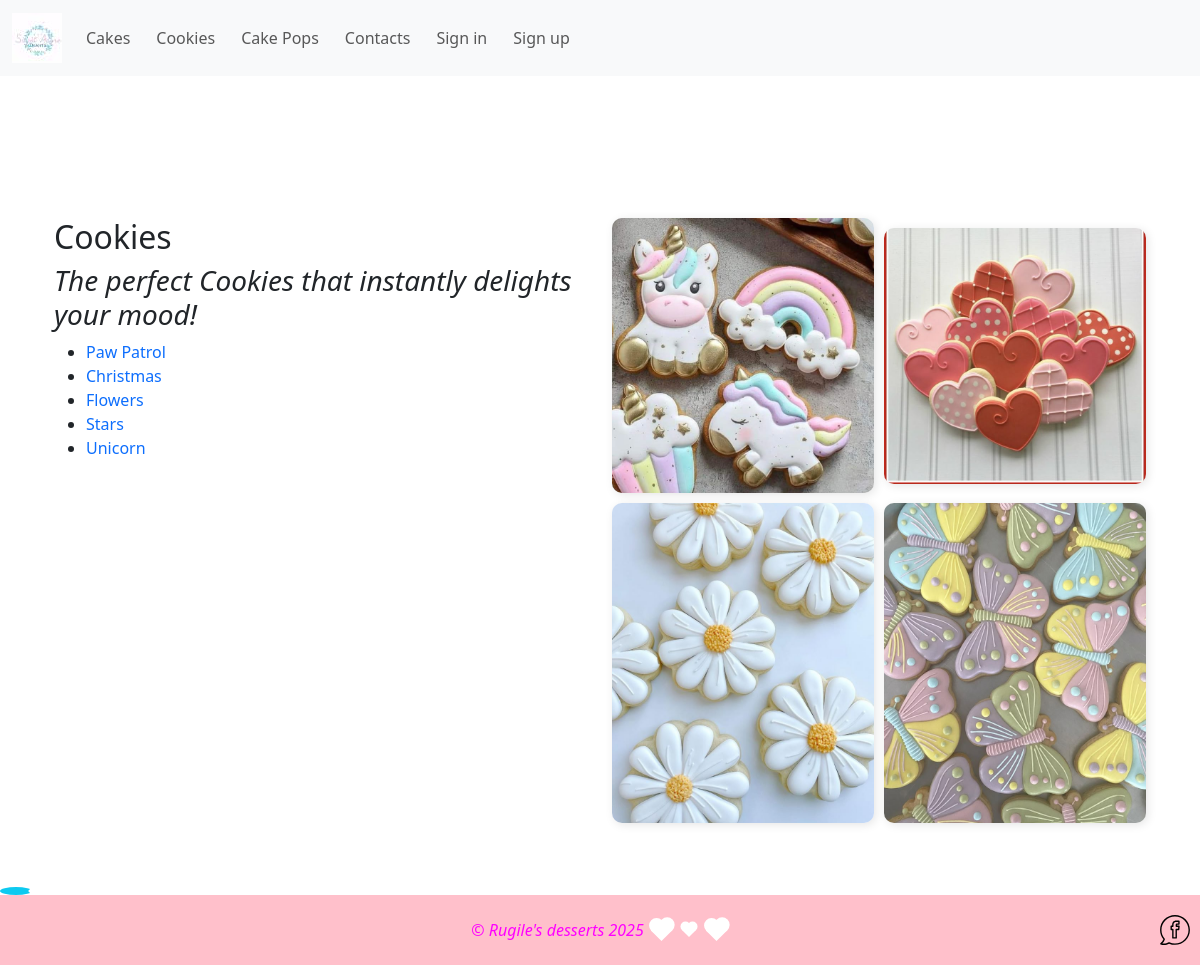
The page /cookies/ on the database its author committed.
### desserts/models.py (models this page shows, shortened)
class Product(models.Model):
    category = models.ForeignKey(
        Category, on_delete=models.CASCADE, blank=True, null=True
    )
    options = models.ManyToManyField(Option, blank=True)
    name = models.CharField(max_length=200, blank=True, null=True)
    description = HTMLField("Description", max_length=4096, default="")
    price = models.FloatField(blank=False, null=False)
    image = models.ImageField(upload_to="products", blank=True, null=True)
    class Meta:
        verbose_name = "Product"
        verbose_name_plural = "Products"

class GalleryImage(models.Model):
    image = models.ImageField(upload_to="gallery")
    image_category = models.ForeignKey(
        GalleryCategory, on_delete=models.CASCADE, related_name="images"
    )
    name = models.CharField(max_length=200, blank=True, null=True)
    def __str__(self):
        return f"({self.image_category})"

### desserts/views.py (the view)
# urls.py: path("cookies/", views.CookiesListView.as_view(), name="cookies"),
class CookiesListView(generic.ListView):
    template_name = "desserts/cookies.html"
    model = Product
    context_object_name = "cookies"
    def get_queryset(self):
        return Product.objects.filter(category__name="Cookies")
    def get_context_data(self, **kwargs):
        context = super().get_context_data(**kwargs)
        cookies_category = GalleryCategory.objects.filter(name="Cookies").first()
        if cookies_category:
            context["gallery_images"] = GalleryImage.objects.filter(image_category=cookies_category)
        else:
            context["gallery_images"] = []
        print("Gallery Images:", context["gallery_images"])  # Check if there is data in the terminal
        return context

### desserts/models.py (called while the page is built)
    def __str__(self):
        return self.name

### desserts/templates/desserts/cookies.html (shortened to what this page needs)
{% extends "desserts/base.html" %}
{% load static %}
{% block content %}
{% if cookies %}
<div class="container mt-5">
    <div class="row">
        <div class="col-md-6">
            <h2>Cookies</h2>
            <h3><i>The perfect Cookies that instantly delights your mood!</i></h3>
            <ul>
                {% for cookie in cookies %}
                <li><a href="{% url 'cookies_details' cookie.pk %}">{{ cookie.name }}</a></li>
                {% endfor %}
            </ul>
        </div>
        <div class="col-md-6 d-flex justify-content-end">
            <div class="gallery">
                {% for image in gallery_images %}
                <img src="{{ image.image.url }}">
                {% empty %}
                <img src="{% static 'desserts/img/default1.jpg' %}" alt="No Image Available">
                {% endfor %}
            </div>
        </div>
    </div>
</div>
{% else %}
<h2>There are no Cookies the moment.</h2>
{% endif %}
{% endblock content %}

### desserts/static/desserts/css/main.css (style rules this page uses)
html, body { height: 100%; margin: 0; display: flex; flex-direction: column; }
a { text-decoration: none !important; }

### desserts/templates/desserts/cookies.html (style rules this page uses)
.gallery { display: grid; grid-template-columns: repeat(2, 1fr); gap: 10px; justify-content: center; align-items: center; }
.gallery img { width: 100%; height: auto; max-height: 320px; object-fit: cover; border-radius: 10px; box-shadow: 2px 2px 10px rgba(0, 0, 0, 0.1); }

### rows shown on the page
Product: name "Paw Patrol"
Product: name "Christmas"
Product: name "Flowers"
Product: name "Stars"
Product: name "Unicorn"
GalleryImage: image (picture)
GalleryImage: image (picture)
GalleryImage: image (picture)
GalleryImage: image (picture)
